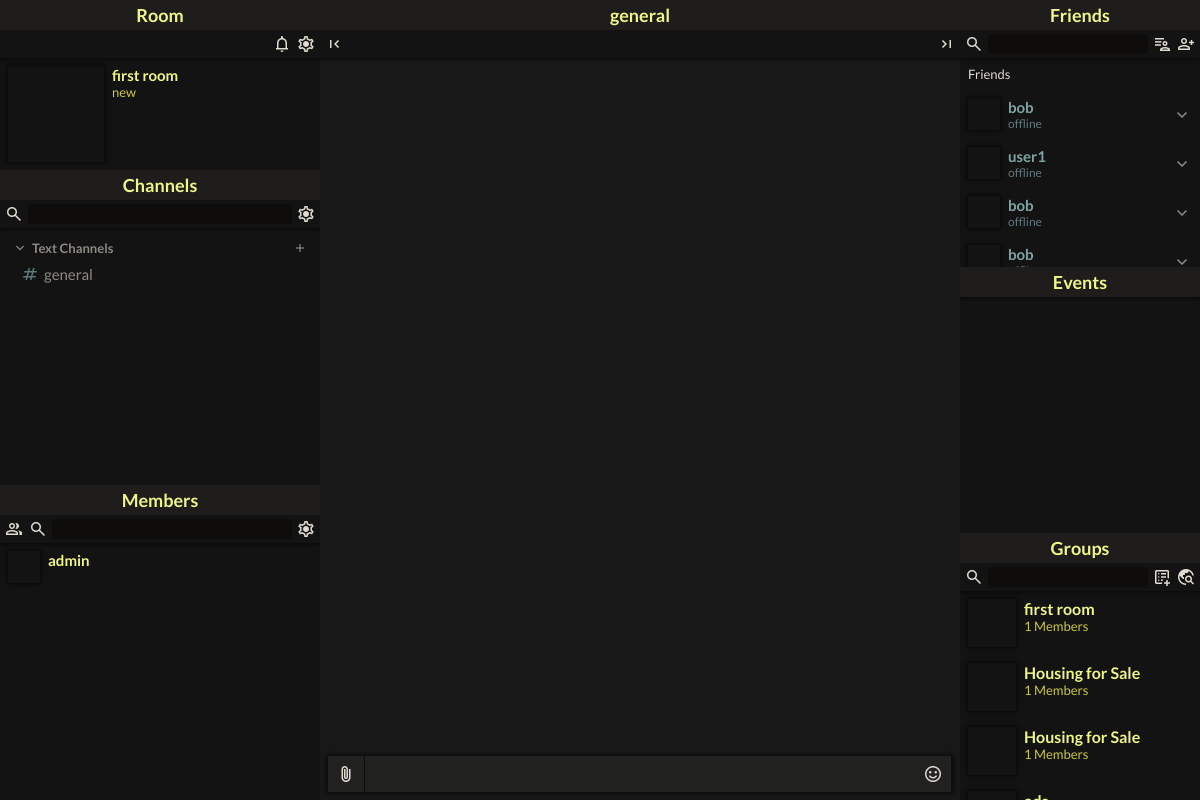
Page /rooms/2/2/ (signed in) on the committed database.
### rooms/models.py (models this page shows, shortened)
class Room(models.Model):
    name = models.CharField(max_length=50)
    description = models.CharField(max_length=60, blank=True)
    owner = models.ForeignKey(CustomUser, related_name='servers_owned', null=True, on_delete=models.SET_NULL)
    image = models.ImageField(default='blank.png', max_length=500)
    date_added = models.DateTimeField(auto_now_add=True)
    def __str__(self):
        return f'{self.name}'
    def uncategorised(self):
        return self.channels.all().filter(category=None)

class ChannelCategory(models.Model):
    room = models.ForeignKey(Room, on_delete=models.CASCADE, related_name='categories')
    name = models.CharField(max_length=30)
    order = models.PositiveIntegerField(default=1_000_000)

class Channel(models.Model):
    TEXT = 'text'
    VOICE = 'voice'
    KIND = (
        (TEXT, 'Text Channel'),
        (VOICE, 'Voice Channel'),
    )
    room = models.ForeignKey(Room, related_name='channels', on_delete=models.CASCADE, null=True)
    name = models.CharField(max_length=30, blank=False)
    description = models.CharField(max_length=60, blank=True)
    display_logs = models.ManyToManyField('Action', blank=True)
    category = models.ForeignKey('ChannelCategory', on_delete=models.SET_NULL, related_name='channels', null=True, blank=True)
    kind = models.CharField(max_length=20, choices=KIND, default=TEXT)
    order = models.PositiveIntegerField(default=1_000_000)

class Member(models.Model):
    user = models.ForeignKey(CustomUser, on_delete=models.CASCADE, null=True, related_name='memberships')
    roles = models.ManyToManyField(Role, related_name='members')
    room = models.ForeignKey(Room, related_name='members', on_delete=models.CASCADE, null=True)
    date_added = models.DateTimeField(auto_now_add=True)
    nickname = models.CharField(max_length=30, blank=True)
    def image(self):
        return self.user.profile.image.url

### users/models.py (models this page shows, shortened)
class CustomUser(AbstractBaseUser, PermissionsMixin):
    email = models.EmailField(_("email"), unique=True)
    is_staff = models.BooleanField(default=False)
    is_active = models.BooleanField(default=True)
    date_joined = models.DateTimeField(auto_now_add=True)
    username_id = models.PositiveIntegerField(null=True)
    username = models.CharField(max_length=30, null=True)
    image = models.ImageField(default='blank.png')
    bio = models.TextField(max_length=50, blank=True)
    birthday = models.DateField(blank=False, null=True)
    last_ping = models.DateTimeField(auto_now_add=True)
    twitter = models.CharField(max_length=500, blank=True)
    steam = models.CharField(max_length=500, blank=True)
    twitch = models.CharField(max_length=500, blank=True)
    spotify = models.CharField(max_length=500, blank=True)
    premium = models.BooleanField(default=False, blank=True)
    ONLINE = 'online'
    OFFLINE = 'offline'
    STATUS = (
        (ONLINE, 'Online'),
        (OFFLINE, 'Offline'),
    )
    status = models.CharField(max_length=10, choices=STATUS, default=OFFLINE)
    USERNAME_FIELD = "email"
    REQUIRED_FIELDS = ["username"]
    objects = CustomUserManager()
    def friendships(self):
        return Friendship.objects.filter(Q(sender=self) | Q(receiver=self))
    class Meta:
        constraints = [
            models.CheckConstraint(
                check=Q(username_id__gte=0) & Q(username_id__lte=99),
                name='Valid username ID'
            ),
            models.UniqueConstraint(
                fields=['username', 'username_id'],
                name='Verify unique username ID'
            )
        ]

class Friendship(models.Model):
    status = models.CharField(max_length=10, choices=[('pending', 'Pending'), ('accepted', 'Accepted')])
    sender = models.ForeignKey(CustomUser, on_delete=models.SET_NULL, null=True, related_name='sent_friendships')
    receiver = models.ForeignKey(CustomUser, on_delete=models.SET_NULL, null=True, related_name='received_friendships')
    objects = FriendshipQuerySet.as_manager()

### rooms/views.py (the view)
# urls.py: path('<int:room>/<int:channel>/', views.ChannelView.as_view(), name='channel'),
class ChannelView(DetailView):
    template_name = 'rooms/channel.html'
    model = Channel
    context_object_name = 'channel'
    def get_object(self):
        return Channel.objects.get(pk=self.kwargs['channel'])
    def dispatch(self, request, *args, **kwargs):
        return super().dispatch(request, *args, **kwargs)
    def get_context_data(self, **kwargs):
        context = super().get_context_data(**kwargs)
        channel = self.object
        messages = channel.messages.all()
        logs = channel.room.logs.all().filter(action__in=channel.display_logs.all())
        context['backlogs'] = sorted(
            chain(messages, logs),
            key=lambda obj: obj.date_added
        )
        context['room'] = kwargs['object'].room
        return context

### DjangoChatApp/templatetags/custom_tags.py (called while the page is built)
@register.filter(name='classname')
def classname(obj):
    return obj.__class__.__name__

@register.filter(name="get_friendship_friend")
def get_friendship_friend(user, friendship):
    if user == friendship.receiver:
        return friendship.sender
    elif user == friendship.sender:
        return  friendship.receiver

@register.filter(name="is_member")
def is_member(user, room):
    return room.pk in user.memberships.all().values_list('room', flat=True)

@register.filter(name='app_name')
def app_name(self):
    return self._meta.app_label

### users/models.py (called while the page is built)
    def pending(self):
        return self.filter(status='pending')

    def accepted(self):
        return self.filter(status='accepted')

### rooms/templates/rooms/channel.html (shortened to what this page needs)
{% extends "rooms/app.html" %}
{% load static %}
{% block extrahead %}
{{ block.super }}
<link rel="stylesheet" type="text/css" href="{% static 'rooms/channel.css' %}">
{% endblock %}
{% block app__main %}
<div class="container container--fill">
	<div class="container__header">
		{{ channel.name }}
	</div>
	<div class="container__subheader has-shadow">
		<span class="icon icon--small left">
			<i class="material-symbols-outlined">
			</i>
		</span>
		<span class="icon icon--small right">
			<i class="material-symbols-outlined">
			</i>
		</span>
	</div>
	<div class="wrapper--remaining-space">
		<ul class="container__content" id="app-messages">
		</ul>
	</div>
	<div class="chatbar">
        <div class="chatbar__body has-shadow">
            <span class="chatbar__button">
                <div class="icon icon--small">
                    <i class="material-symbols-outlined">
                    </i>
                </div>
            </span>
            <span class="wrapper--remaining-space">
                <textarea class="chatbar__input secondary-text secondary-text--large"></textarea>
            </span>
            <span class="chatbar__button tooltip__trigger" data-target="#emotes" data-positioning='{"bottom": "-100%", "right": "0px"}' data-kind="chatbar">
                <div class="icon icon--small">
                    <i class="material-symbols-outlined">
                    </i>
                </div>
            </span>
        </div>
    </div>
</div>
{% endblock %}
{% block left-sidebar %}
	{% include "./elements/app__sidebar--primary.html" %}
{% endblock %}

### rooms/templates/rooms/app.html (shortened to what this page needs)
{% extends "core/header.html" %}
{% load static %}
{% load custom_tags %}
{% block extrahead %}
<link rel="stylesheet" type="text/css" href="{% static 'rooms/app.css' %}">
{% endblock %}
{% block content %}
<div class="app">
	<div class="app__sidebar app__sidebar--primary">
		{% block left-sidebar %}{% endblock %}
	</div>
	<div class="app__main">
		{% block app__main %}{% endblock %}
	</div>
	<div class="app__sidebar app__sidebar--secondary">
		<div class="container container--fill">
			<div class="container__header">
				Friends
			</div>
			<div class="container__subheader has-shadow">
				<span class="icon icon--small">
					<i class="material-symbols-outlined">
					</i>
				</span>
				<span class="wrapper--remaining-space">
					<input type="text" class="container__search">
				</span>
				<span class="icon icon--small">
					<i class="material-symbols-outlined">
					</i>
				</span>
				<span class="icon icon--small">
					<i class="material-symbols-outlined">
					</i>
				</span>
			</div>
			<div class="wrapper--remaining-space">
				<ul class="container__content">
					<ul class="user-group">
                        <li class="user-group__index">
                            Friends
                        </li>
					</ul>
				</ul>
			</div>
		</div>
		<div class="container container--fill">
			<div class="container__header has-shadow">
				Events
			</div>
			<div class="wrapper--remaining-space">
				<div class="container__content">
				</div>
			</div>
		</div>
		<div class="container container--fill">
			<div class="container__header">
				Groups
			</div>
			<div class="container__subheader has-shadow">
				<span class="icon icon--small icon__hoverable">
					<i class="material-symbols-outlined">
					</i>
				</span>
				<span class="wrapper--remaining-space">
					<input type="text" class="container__search">
				</span>
				<span class="icon icon--small icon__hoverable overlay__trigger" data-view-name="create-room">
					<i class="material-symbols-outlined">
					</i>
				</span>
				<span class="icon icon--small icon__hoverable">
					<i class="material-symbols-outlined">
					</i>
				</span>
			</div>
			<div class="wrapper--remaining-space">
				<ul class="container__content">
					{% for membership in user.memberships.all %}
					{% with membership.room as object %}
						{% include "./elements/membership.html" %}
					{% endwith %}
					{% endfor %}
				</ul>
			</div>
		</div>
	</div>
</div>
{% endblock %}

### core/templates/core/header.html (shortened to what this page needs)
{% load static %}
<!DOCTYPE html>
<html>
	<head>
		<link rel="stylesheet" type="text/css" href="{% static 'core/header.css' %}">
        {% block extrahead %}{% endblock %}
	</head>
	<body>
		{% block content %}{% endblock %}
		<div class="layer layer--tooltips">
		</div>
	</body>
</html>

### rooms/templates/rooms/elements/app__sidebar--primary.html (shortened to what this page needs)
<div class="container">
	<div class="container__header">
		Room
	</div>
	<div class="container__subheader has-shadow">
		<span class="icon icon--small icon--hoverable right">
			<i class="material-symbols-outlined">
			</i>
		</span>
		<span class="icon icon--small icon--hoverable overlay__trigger" data-view-name="update-room">
			<i class="material-symbols-outlined">
			</i>
		</span>
	</div>
	<div class="room-card">
		<span class="avatar avatar--large has-shadow">
		</span>
		<span class="wrapper--remaining-space">
			<form class="room-card__body" method="POST" action="{% url 'join-room' room=room.pk %}">
				<div class="room-card__name">
					{{ room.name }}
				</div>
				<div class="room-card__description">
					{{ room.description }}
				</div>
			</form>
		</span>
	</div>
</div>
<div class="container container--fill">
	<div class="container__header">
		Channels
	</div>
	<div class="container__subheader has-shadow">
		<span class="icon icon--small icon--hoverable">
			<i class="material-symbols-outlined">
			</i>
		</span>
		<span class="wrapper--remaining-space">
			<input type="text" class="container__search">
		</span>
		<span class="icon icon--small icon--hoverable">
			<i class="material-symbols-outlined">
			</i>
		</span>
	</div>
	<div class="wrapper--remaining-space">
		<div class="container__content">
			<ul class="channels">
				{% for category in room.categories.all %}
				<ul class="category dropdown" style="order: {{ category.order }};" data-pk="{{ category.pk }}">
					<li class="category__header">
						<span class="category__name dropdown__trigger">
							<span class="category__expand">
								<div class="icon icon--tiny">
									<i class="material-symbols-outlined">
									</i>
								</div>
							</span>
							<span>
								{{ category.name }}
							</span>
						</span>
						<span class="category__add right overlay__trigger" data-view-name="create-channel">
							<div class="icon icon--tiny icon--hoverable">
								<i class="material-symbols-outlined">
								</i>
							</div>
						</span>
					</li>
					<ul class="category__channels dropdown__content dropdown__content--static dropdown__content--slide">
						{% for object in category.channels.all %}
							{% include "./channel.html" %}
						{% endfor %}
					</ul>
				</ul>
				{% endfor %}
			</ul>
		</div>
	</div>
</div>
<div class="container container--fill">
	<div class="container__header">
		Members
	</div>
	<div class="container__subheader has-shadow">
		<span class="icon icon--small icon--hoverable">
			<i class="material-symbols-outlined">
			</i>
		</span>
		<span class="icon icon--small icon--hoverable">
			<i class="material-symbols-outlined">
			</i>
		</span>
		<span class="wrapper--remaining-space">
			<input type="text" class="container__search">
		</span>
		<span class="icon icon--small icon--hoverable">
			<i class="material-symbols-outlined">
			</i>
		</span>
	</div>
	<div class="wrapper--remaining-space">
		<ul class="container__content">
			{% for member in room.members.all %}
			<li class="modelbox modelbox--hoverable">
				<span class="avatar avatar--small has-shadow">
				</span>
				<span class="wrapper--remaining-space">
					<span class="modelbox__info">
						<div class="primary-text primary-text--small ellipsis online-color--primary">
							{{ member.user.username }}
						</div>
					</span>
				</span>
			</li>
			{% endfor %}
		</ul>
	</div>
</div>

### rooms/templates/rooms/elements/channel.html (shortened to what this page needs)
<a class="channel" style="order: {{ object.order }};" data-pk="{{ object.pk }}" href="{% url 'channel' room=room.pk channel=object.pk %}">
	<span class="channel__kind">
		{% if object.kind == 'text' %}
		<div class="icon icon--small">
			<i class="material-symbols-outlined">
			</i>
		</div>
		{% elif object.kind == 'voice' %}
		<div class="icon icon--small">
			<i class="material-symbols-outlined">
				volume_up
			</i>
		</div>
		{% endif %}
	</span>
	<span class="channel__name">
		{{ object.name }}
	</span>
</a>

### rooms/templates/rooms/elements/membership.html (shortened to what this page needs)
<a class="membership" href="{% url 'room' object.pk %}">
	<span class="avatar avatar--medium has-shadow">
	</span>
	<span class="wrapper--remaining-space">
		<div class="membership__body">
			<div class="membership__name">
				{{ object }}
			</div>
			<div class="membership__count">
				{{ object.members.all.count }} Members
			</div>
		</div>
	</span>
</a>

### rows in the picture
Room: name "first room", description "new"
ChannelCategory: name "Text Channels"
Channel: kind "text" (drawn), name "general"
Member: user.username "admin", room "first room", room.members.all.count "1"
CustomUser: id.image "bob offline user1 offline bob offline bob"
Member: room "Housing for Sale", room.members.all.count "1"
Member: room "Housing for Sale", room.members.all.count "1"
